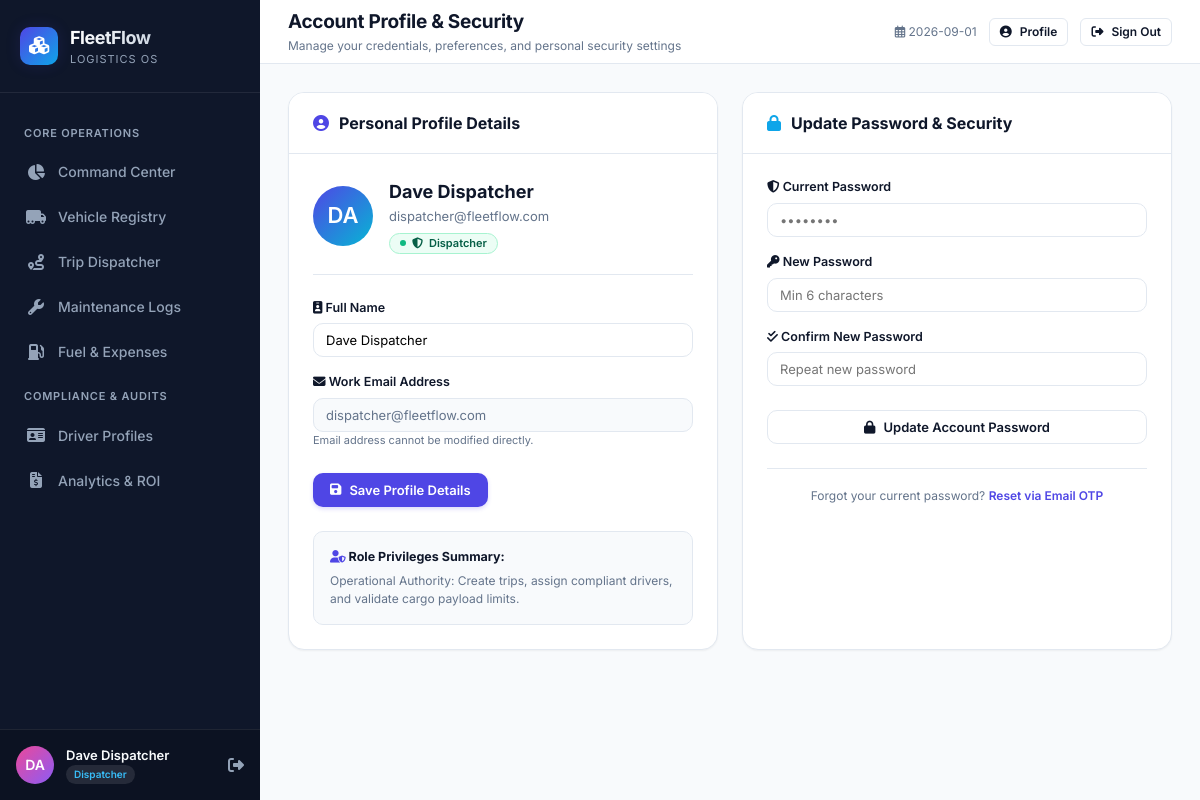
Screenshot of /profile (signed in) with the database file from the repository.
### tables this page shows
CREATE TABLE users (
        id INTEGER PRIMARY KEY AUTOINCREMENT,
        name TEXT NOT NULL,
        email TEXT UNIQUE NOT NULL,
        password TEXT NOT NULL,
        role TEXT NOT NULL,
        is_active INTEGER DEFAULT 1,
        reset_token TEXT,
        reset_token_expiry TIMESTAMP,
        last_login TIMESTAMP,
        created_at TIMESTAMP DEFAULT CURRENT_TIMESTAMP
    );

### app.py (the view, shortened to what this page needs)
@app.route('/profile', methods=['GET', 'POST'])
@login_required
def profile():
    conn = get_db()
    user = conn.execute('SELECT * FROM users WHERE id = ?', (current_user.id,)).fetchone()
    conn.close()
    return render_template('profile.html', user=user)

### app.py (called while the page is built)
@login_manager.user_loader
def load_user(user_id):
    conn = get_db()
    user = conn.execute('SELECT * FROM users WHERE id = ?', (user_id,)).fetchone()
    conn.close()
    if user:
        return User(user['id'], user['email'], user['role'], user['name'], user['is_active'])
    return None

@app.context_processor
def utility_processor():
    def get_today():
        return date.today().isoformat()
    def is_expired(expiry_date):
        if not expiry_date:
            return False
        try:
            exp = datetime.strptime(str(expiry_date)[:10], '%Y-%m-%d').date()
            return exp < date.today()
        except Exception:
            return False
    def days_until(expiry_date):
        if not expiry_date:
            return None
        try:
            exp = datetime.strptime(str(expiry_date)[:10], '%Y-%m-%d').date()
            return (exp - date.today()).days
        except Exception:
            return None
    return dict(today=get_today, is_expired=is_expired, days_until=days_until)

    @property
    def is_active(self):
        return bool(self._is_active)

### database/connection.py (called while the page is built)
def get_db():
    conn = sqlite3.connect(DB_PATH)
    conn.row_factory = sqlite3.Row
    conn.execute('PRAGMA foreign_keys = ON;')
    return conn

### templates/profile.html (shortened to what this page needs)
﻿{% extends "base.html" %}
{% block header_title %}Account Profile & Security{% endblock %}
{% block header_subtitle %}Manage your credentials, preferences, and personal security settings{% endblock %}
{% block content %}
<div style="display: grid; grid-template-columns: repeat(auto-fit, minmax(320px, 1fr)); gap: 24px; max-width: 1000px;">
    <div class="panel">
        <div class="panel-header">
            <div class="panel-title">
                <i class="fas fa-user-circle" style="color: var(--primary);"></i> Personal Profile Details
            </div>
        </div>
        <div class="panel-body">
            <div style="display: flex; align-items: center; gap: 16px; margin-bottom: 24px; padding-bottom: 20px; border-bottom: 1px solid var(--border-color);">
                <div class="user-avatar" style="width: 60px; height: 60px; font-size: 22px; background: linear-gradient(135deg, #4f46e5, #06b6d4);">
                    {{ current_user.name[:2].upper() }}
                </div>
                <div>
                    <h3 style="font-size: 18px; font-weight: 700; color: var(--text-main); margin-bottom: 2px;">{{ current_user.name }}</h3>
                    <p style="font-size: 13px; color: var(--text-muted); margin-bottom: 6px;">{{ current_user.email }}</p>
                    <span class="status-pill pill-available" style="font-size: 11px;">
                        <i class="fas fa-shield-alt"></i> {{ current_user.role }}
                    </span>
                </div>
            </div>
            <form method="POST" action="{{ url_for('profile') }}">
                <div class="form-group">
                    <label class="form-label"><i class="fas fa-id-badge"></i> Full Name</label>
                    <input type="text" name="name" class="form-control" value="{{ current_user.name }}" required>
                </div>
                <div class="form-group">
                    <label class="form-label"><i class="fas fa-envelope"></i> Work Email Address</label>
                    <input type="email" class="form-control" value="{{ current_user.email }}" readonly style="background: #f8fafc; color: var(--text-muted);">
                    <small style="font-size: 11px; color: var(--text-muted);">Email address cannot be modified directly.</small>
                </div>
                <button type="submit" class="btn btn-primary" style="margin-top: 8px;">
                    <i class="fas fa-save"></i> Save Profile Details
                </button>
            </form>
            <div style="margin-top: 24px; padding: 16px; background: #f8fafc; border-radius: var(--radius-md); border: 1px solid var(--border-color);">
                <div style="font-size: 12.5px; font-weight: 700; color: var(--text-main); margin-bottom: 6px;">
                    <i class="fas fa-user-shield" style="color: var(--primary);"></i> Role Privileges Summary:
                </div>
                <p style="font-size: 12px; color: var(--text-muted); line-height: 1.5; margin: 0;">
                    {% if current_user.role == 'Manager' %}
                    Executive Authority: Manage vehicle assets, approve maintenance, dispatch trips, and conduct ROI audits.
                    {% elif current_user.role == 'Dispatcher' %}
                    Operational Authority: Create trips, assign compliant drivers, and validate cargo payload limits.
                    {% elif current_user.role == 'Safety Officer' %}
                    Safety & Compliance: Audit driver safety ratings, monitor license expirations, and enforce duty limits.
                    {% else %}
                    Financial Authority: Audit fuel telemetry, maintenance cost invoices, and export CSV ledger reports.
                    {% endif %}
                </p>
            </div>
        </div>
    </div>
    <div class="panel">
        <div class="panel-header">
            <div class="panel-title">
                <i class="fas fa-lock" style="color: var(--secondary);"></i> Update Password & Security
            </div>
        </div>
        <div class="panel-body">
            <form method="POST" action="{{ url_for('profile') }}">
                <div class="form-group">
                    <label class="form-label"><i class="fas fa-shield-halved"></i> Current Password</label>
                    <input type="password" name="current_password" class="form-control" placeholder="••••••••" required>
                </div>
                <div class="form-group">
                    <label class="form-label"><i class="fas fa-key"></i> New Password</label>
                    <input type="password" name="new_password" class="form-control" placeholder="Min 6 characters" required>
                </div>
                <div class="form-group">
                    <label class="form-label"><i class="fas fa-check-double"></i> Confirm New Password</label>
                    <input type="password" name="confirm_password" class="form-control" placeholder="Repeat new password" required>
                </div>
                <button type="submit" class="btn btn-secondary" style="width: 100%; margin-top: 8px;">
                    <i class="fas fa-lock"></i> Update Account Password
                </button>
            </form>
            <div style="margin-top: 24px; padding-top: 18px; border-top: 1px solid var(--border-color); text-align: center;">
                <span style="font-size: 12px; color: var(--text-muted);">
                    Forgot your current password?
                    <a href="{{ url_for('forgot_password') }}" style="color: var(--primary); font-weight: 600; text-decoration: none;">Reset via Email OTP</a>
                </span>
            </div>
        </div>
    </div>
</div>
{% endblock %}

### templates/base.html (shortened to what this page needs)
﻿<!DOCTYPE html>
<html lang="en">
<head>
    <link rel="stylesheet" href="https://cdnjs.cloudflare.com/ajax/libs/font-awesome/6.5.1/css/all.min.css">
    <link rel="stylesheet" href="{{ url_for('static', filename='css/style.css') }}">
</head>
<body>
    <div class="app-container">
        <aside class="sidebar">
            <div class="sidebar-header">
                <div class="logo-badge">
                    <i class="fas fa-cubes"></i>
                </div>
                <div class="logo-text">
                    <h1>FleetFlow</h1>
                    <span>Logistics OS</span>
                </div>
            </div>
            <nav class="sidebar-nav">
                <div class="nav-section-title">Core Operations</div>
                <a href="{{ url_for('dashboard') }}"
                    class="nav-link {% if request.endpoint == 'dashboard' %}active{% endif %}">
                    <i class="fas fa-chart-pie"></i>
                    <span>Command Center</span>
                </a>
                <a href="{{ url_for('vehicles') }}"
                    class="nav-link {% if request.endpoint == 'vehicles' %}active{% endif %}">
                    <i class="fas fa-truck-moving"></i>
                    <span>Vehicle Registry</span>
                </a>
                <a href="{{ url_for('trips') }}" class="nav-link {% if request.endpoint == 'trips' %}active{% endif %}">
                    <i class="fas fa-route"></i>
                    <span>Trip Dispatcher</span>
                </a>
                <a href="{{ url_for('maintenance') }}"
                    class="nav-link {% if request.endpoint == 'maintenance' %}active{% endif %}">
                    <i class="fas fa-wrench"></i>
                    <span>Maintenance Logs</span>
                </a>
                <a href="{{ url_for('expenses') }}"
                    class="nav-link {% if request.endpoint == 'expenses' %}active{% endif %}">
                    <i class="fas fa-gas-pump"></i>
                    <span>Fuel & Expenses</span>
                </a>
                <div class="nav-section-title">Compliance & Audits</div>
                <a href="{{ url_for('drivers') }}"
                    class="nav-link {% if request.endpoint == 'drivers' %}active{% endif %}">
                    <i class="fas fa-id-card"></i>
                    <span>Driver Profiles</span>
                </a>
                <a href="{{ url_for('reports') }}"
                    class="nav-link {% if request.endpoint == 'reports' %}active{% endif %}">
                    <i class="fas fa-file-invoice-dollar"></i>
                    <span>Analytics & ROI</span>
                </a>
            </nav>
            <div class="sidebar-footer">
                <div class="user-card">
                    <div class="user-avatar">
                        {{ current_user.name[:2].upper() if current_user.is_authenticated else 'FF' }}
                    </div>
                    <div class="user-info">
                        <div class="user-name">{{ current_user.name if current_user.is_authenticated else 'Guest User'
                            }}</div>
                        <span class="user-role-badge">{{ current_user.role if current_user.is_authenticated else
                            'Viewer' }}</span>
                    </div>
                    <a href="{{ url_for('logout') }}" title="Logout"
                        style="color: #94a3b8; font-size: 16px; margin-left: 8px;">
                        <i class="fas fa-sign-out-alt"></i>
                    </a>
                </div>
            </div>
        </aside>
        <div class="main-wrapper">
            <header class="top-navbar">
                <div class="page-title">
                    <h2>{% block header_title %}Command Center{% endblock %}</h2>
                    <p>{% block header_subtitle %}Overview of fleet operations and logistics telemetry{% endblock %}</p>
                </div>
                <div class="nav-actions">
                    <span style="font-size: 12px; color: var(--text-muted);">
                        <i class="far fa-calendar-alt"></i> {{ today() }}
                    </span>
                    <a href="{{ url_for('profile') }}" class="btn btn-secondary btn-sm">
                        <i class="fas fa-user-circle"></i> Profile
                    </a>
                    <a href="{{ url_for('logout') }}" class="btn btn-secondary btn-sm" title="Sign out">
                        <i class="fas fa-sign-out-alt"></i> Sign Out
                    </a>
                </div>
            </header>
            <main class="content-body">
                {% block content %}{% endblock %}
            </main>
        </div>
    </div>
</body>
</html>

### rows the page displays
users: name "DA", name "Dave Dispatcher", role "Dispatcher", email "dispatcher@fleetflow.com"
